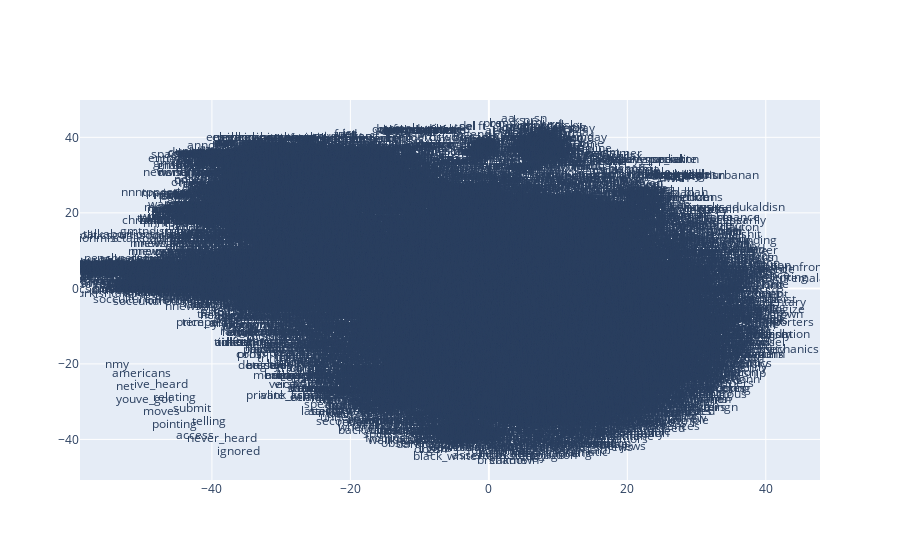

The notebook cell saved with this chart:
### Code cell
from sklearn.decomposition import IncrementalPCA    # inital reduction
from sklearn.manifold import TSNE                   # final reduction
import numpy as np                                  # array handling


def reduce_dimensions(model):
    num_dimensions = 2  # final num dimensions (2D, 3D, etc)

    # extract the words & their vectors, as numpy arrays
    vectors = np.asarray(model.wv.vectors)
    labels = np.asarray(model.wv.index_to_key)  # fixed-width numpy strings

    # reduce using t-SNE
    tsne = TSNE(n_components=num_dimensions, random_state=0)
    vectors = tsne.fit_transform(vectors)

    x_vals = [v[0] for v in vectors]
    y_vals = [v[1] for v in vectors]
    return x_vals, y_vals, labels


x_vals, y_vals, labels = reduce_dimensions(w2v_model)

def plot_with_plotly(x_vals, y_vals, labels, plot_in_notebook=True):
    from plotly.offline import init_notebook_mode, iplot, plot
    import plotly.graph_objs as go

    trace = go.Scatter(x=x_vals, y=y_vals, mode='text', text=labels)
    data = [trace]

    if plot_in_notebook:
        init_notebook_mode(connected=True)
        iplot(data, filename='word-embedding-plot')
    else:
        plot(data, filename='word-embedding-plot.html')


def plot_with_matplotlib(x_vals, y_vals, labels):
    import matplotlib.pyplot as plt
    import random

    random.seed(0)

    plt.figure(figsize=(12, 12))
    plt.scatter(x_vals, y_vals)

    #
    # Label randomly subsampled 25 data points
    #
    indices = list(range(len(labels)))
    selected_indices = random.sample(indices, 25)
    for i in selected_indices:
        plt.annotate(labels[i], (x_vals[i], y_vals[i]))

try:
    get_ipython()
except Exception:
    plot_function = plot_with_matplotlib
else:
    plot_function = plot_with_plotly

plot_function(x_vals, y_vals, labels)
plot_with_matplotlib(x_vals, y_vals, labels)

### Figure 1 — Plotly figure (JSON) as saved in the notebook; plotly's stock layout.template omitted (floating-point values rounded to 4 significant figures; data arrays with more than 128 entries replaced by an {"elided": "..."} marker saying what was removed)
{"data": [{"mode": "text", "text": {"elided": "16418 str values"}, "type": "scatter", "x": {"elided": "16418 float values"}, "y": {"elided": "16418 float values"}}], "layout": {}}
